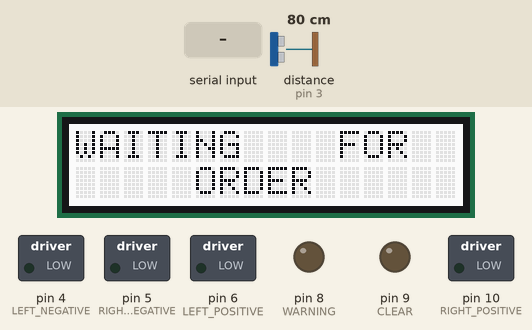
Recording of a sketch running on a simulated Arduino Uno, built with avr-gcc and run on an emulated ATmega328P. Shown: 16×2 character LCD, switched loads named in the sketch (green lamp = pin HIGH), output pins drawn as LEDs (lit = HIGH). The inputs (shaded band) are chosen by the test bench; at power-on: distance to the obstacle (sensor on pin 3) 80 cm. The echo pulse lasts 58.3 µs per cm; pins used as bus, display or sensor lines are not drawn.

Above: at 1.2 s.
1.3 s: "1" received over Serial
At 1.8 s:
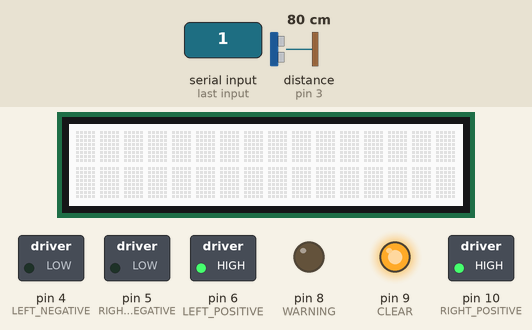
4.3 s: distance to the obstacle (sensor on pin 3) set to 33 cm
7.3 s: distance to the obstacle (sensor on pin 3) set to 27 cm
At 8.2 s:
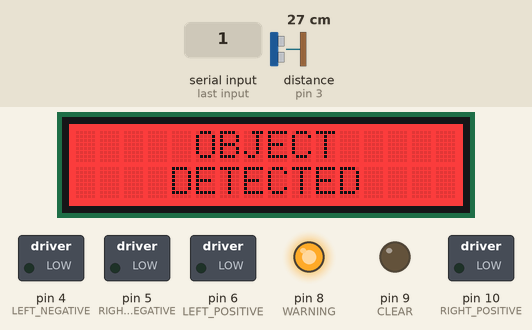
8.8 s: distance to the obstacle (sensor on pin 3) set to 35 cm
At 10.1 s:
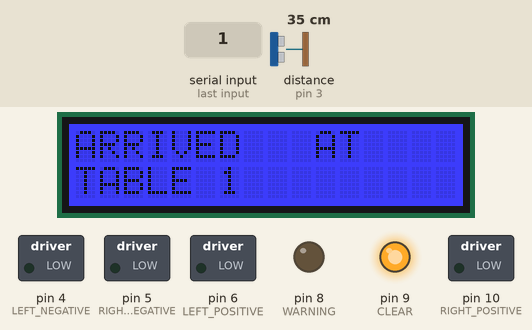
Timing chart, 0 to 17.4 s (numbered marks = the images above; inputs shaded):
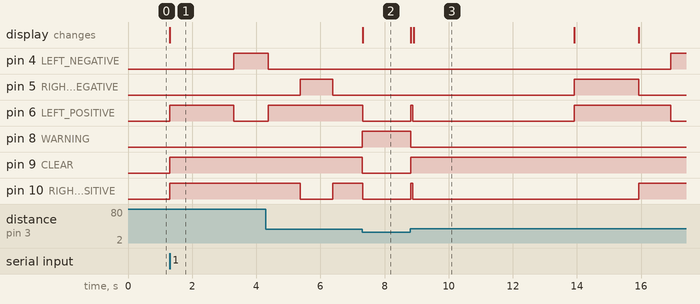

The sketch:

RoboHacks_Project.ino
```cpp
#include <rgb_lcd.h>

#include <SoftwareSerial.h>

rgb_lcd lcd;

//Motor Definition
#define LEFT_POSITIVE 6 //motor 1
#define LEFT_NEGATIVE 4 //motor 1
#define RIGHT_POSITIVE 10 //motor 2
#define RIGHT_NEGATIVE 5 //motor 2

//Sonar Definition
#define TRIG_PIN 2
#define ECHO_PIN 3
long duration;
int distance;

//Warning and Clear Signal
#define WARNING 8 //red
#define CLEAR 9 //green

//Seconds Offset
#define leftOffset 4.3
#define rightOffset 4.0


void setup() {
  // put your setup code here, to run once:
  //Baudrate Initializing
  Serial.begin(115200);

  lcd.begin(16,2);

  //Motor Initialization
  pinMode(LEFT_POSITIVE, OUTPUT);
  pinMode(LEFT_NEGATIVE, OUTPUT);
  pinMode(RIGHT_POSITIVE, OUTPUT);
  pinMode(RIGHT_NEGATIVE, OUTPUT);

  //Sonar Initialization
  pinMode(TRIG_PIN, OUTPUT);
  pinMode(ECHO_PIN, INPUT);

  //Warning and Clear Signal Initialization
  pinMode(WARNING, OUTPUT);
  pinMode(CLEAR, OUTPUT);

  //LCD Initialization
  lcd.clear();
  lcd.setRGB(255, 255, 255);

  //Initial Display on the screen
  lcd.setCursor(3,0);
  lcd.print("WAITING FOR");
  lcd.setCursor(5,1);
  lcd.print("ORDER");

//
}

void loop() {
  if (Serial.available()>0){
    char input = Serial.read();
    if (input=='1'){
      //Go to Table # 1
      pathToTable1();
    }

    if (input =='2'){
      //Go to Table # 2
      pathToTable2();

    }
  }

  lcd.clear();
  lcd.setRGB(255, 255, 255);

  lcd.setCursor(0,0);
  lcd.print("WAITING    FOR");
  lcd.setCursor(5,1);
  lcd.print("ORDER");

}


void pathToTable1(){
      goForward();
      setPause(2);
      goLeft(90);

      goForward();
      setPause(1);
      goRight(90);

      goForward();
      setPause(1);
      brake();

      lcd.clear();
      lcd.setRGB(0,0,255);
      lcd.setCursor(0,0);
      lcd.print("ARRIVED   AT");

      lcd.setCursor(0,1);
      lcd.print("TABLE 1");

      delay(5000);

      lcd.clear();
      lcd.setRGB(0,255,255);
      lcd.setCursor(0,0);
      lcd.print("RETURN TO BASE");

      //Wait for 2 seconds and then trace step backwards

      turnAround();
      goForward();
      setPause(1);
      goLeft(90);

      goForward();
      setPause(1);
      goRight(90);

      goForward();
      setPause(2);
      brake();

      turnAround();
      brake();

}

void pathToTable2(){
      goForward();
      setPause(2);
      goRight(90);

      goForward();
      setPause(1);
      goLeft(90);

      goForward();
      setPause(1);
      brake();

      lcd.clear();
      lcd.setRGB(0,0,255);
      lcd.setCursor(0,0);
      lcd.print("ARRIVED   AT");

      lcd.setCursor(0,1);
      lcd.print("TABLE 2");

      delay(5000);

      lcd.clear();
      lcd.setRGB(0,255,255);
      lcd.setCursor(0,0);
      lcd.print("RETURN TO BASE");


//      Wait for 2 seconds and then trace steps backwards
      turnAround();
      goForward();
      setPause(1);
      goRight(90);

      goForward();
      setPause(1);
      goLeft(90);

      goForward();
      setPause(2);
      brake();

      turnAround();
      brake();
}

//Movements for Mars Rover
void goForward(){
  digitalWrite(CLEAR, HIGH);
  digitalWrite(LEFT_POSITIVE, HIGH);
  digitalWrite(LEFT_NEGATIVE, LOW);

  digitalWrite(RIGHT_POSITIVE, HIGH);
  digitalWrite(RIGHT_NEGATIVE, LOW);

}

void brake(){
  digitalWrite(LEFT_POSITIVE, LOW);
  digitalWrite(LEFT_NEGATIVE, LOW);

  digitalWrite(RIGHT_POSITIVE, LOW);
  digitalWrite(RIGHT_NEGATIVE, LOW);
}

void goLeft(double angle){

  double time = (leftOffset*angle*1000)/360; //s --> ms

  digitalWrite(CLEAR, HIGH);

  digitalWrite(LEFT_POSITIVE, LOW);
  digitalWrite(LEFT_NEGATIVE, HIGH);

  digitalWrite(RIGHT_POSITIVE, HIGH);
  digitalWrite(RIGHT_NEGATIVE, LOW);

  delay(time);
  brake();

}

void goRight(double angle){

  double time = (rightOffset* angle* 1000)/360;

  digitalWrite(CLEAR, HIGH);

  digitalWrite(LEFT_POSITIVE, HIGH);
  digitalWrite(LEFT_NEGATIVE, LOW);

  digitalWrite(RIGHT_POSITIVE, LOW);
  digitalWrite(RIGHT_NEGATIVE, HIGH);

  delay(time);
  brake();
}


void turnAround(){

goRight(180);
}


//Pause in place for delay
//timePaused in seconds NOT MILLI-SECONDS
void setPause(int timePaused){
  unsigned long startTime = millis();
  lcd.clear();
  while ((millis() - startTime) < (timePaused*1000)) {
    //Execute code for detection
    if (detect()){
      digitalWrite(WARNING, HIGH);
      digitalWrite(CLEAR, LOW);
      unsigned long startDetect = millis();

      lcd.setRGB(255, 0, 0);
      lcd.setCursor(5,0);
      lcd.print("OBJECT");

      lcd.setCursor(4,1);
      lcd.print("DETECTED");

      while (detect()){
      brake();

      }
    startTime = startTime + (millis() - startDetect);//Compensate the lost seconds
    lcd.clear();
    lcd.setRGB(0, 255, 0);
      lcd.setCursor(5,0);
      lcd.print("CLEAR");

      lcd.setCursor(6,1);
      lcd.print("PATH");

    digitalWrite(WARNING, LOW);
    digitalWrite(CLEAR, HIGH);

    }
    goForward();

  }
}

//Obstacle comes infront of the rover
boolean detect() {
  digitalWrite (TRIG_PIN, LOW);
  delayMicroseconds (2);
  digitalWrite (TRIG_PIN, HIGH);
  delayMicroseconds(10);
  digitalWrite (TRIG_PIN, LOW);
  duration = pulseIn (ECHO_PIN, HIGH);
  distance = (duration / 2) * 0.034;
  return (distance < 30);
}
```

Measured:
- the behaviour switches between 31 and 30 cm on distance to the obstacle (sensor on pin 3) (found by bisection; images 1 and 2)
- after the input at 1.3 s, pin 4 (LEFT_NEGATIVE): LOW → HIGH after 2.0 s; pin 6 (LEFT_POSITIVE): LOW → HIGH at once, → LOW 2.0 s later; pin 9 (CLEAR), pin 10 (RIGHT_POSITIVE): LOW → HIGH at once; the display: changes at once (image 1)
- after the input at 7.3 s, pin 8 (WARNING): LOW → HIGH at once; pin 9 (CLEAR): HIGH → LOW at once; the display: changes at once (image 2)
- after the input at 8.8 s, pin 4 (LEFT_NEGATIVE): LOW → HIGH after 8.1 s; pin 5 (RIGHT_NEGATIVE): LOW → HIGH after 5.1 s, → LOW 2.0 s later
